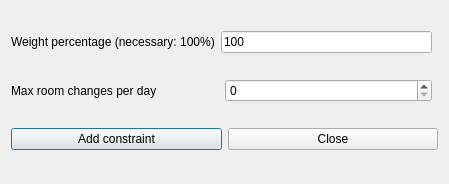
<?xml version="1.0" encoding="UTF-8"?>
<ui version="4.0">
 <class>AddConstraintTeachersMaxRoomChangesPerDayForm_template</class>
 <widget class="QDialog" name="AddConstraintTeachersMaxRoomChangesPerDayForm_template">
  <property name="geometry">
   <rect>
    <x>0</x>
    <y>0</y>
    <width>449</width>
    <height>184</height>
   </rect>
  </property>
  <property name="windowTitle">
   <string extracomment="This is the title of the dialog to add a new constraint of this type">Add teachers max room changes per day</string>
  </property>
  <layout class="QGridLayout">
   <item row="2" column="0" colspan="2">
    <layout class="QHBoxLayout">
     <item>
      <widget class="QPushButton" name="addConstraintPushButton">
       <property name="text">
        <string>Add constraint</string>
       </property>
      </widget>
     </item>
     <item>
      <widget class="QPushButton" name="closePushButton">
       <property name="text">
        <string>Close</string>
       </property>
      </widget>
     </item>
    </layout>
   </item>
   <item row="0" column="0">
    <layout class="QHBoxLayout">
     <item>
      <widget class="QLabel" name="weightTextLabel">
       <property name="frameShape">
        <enum>QFrame::NoFrame</enum>
       </property>
       <property name="frameShadow">
        <enum>QFrame::Plain</enum>
       </property>
       <property name="text">
        <string>Weight percentage (necessary: 100%)</string>
       </property>
       <property name="wordWrap">
        <bool>false</bool>
       </property>
      </widget>
     </item>
     <item>
      <widget class="QLineEdit" name="weightLineEdit">
       <property name="text">
        <string notr="true">100</string>
       </property>
      </widget>
     </item>
    </layout>
   </item>
   <item row="1" column="0">
    <layout class="QHBoxLayout">
     <item>
      <widget class="QLabel" name="textLabel1">
       <property name="text">
        <string>Max room changes per day</string>
       </property>
       <property name="wordWrap">
        <bool>false</bool>
       </property>
      </widget>
     </item>
     <item>
      <widget class="QSpinBox" name="maxChangesSpinBox"/>
     </item>
    </layout>
   </item>
  </layout>
 </widget>
 <layoutdefault spacing="6" margin="11"/>
 <resources/>
 <connections/>
</ui>
